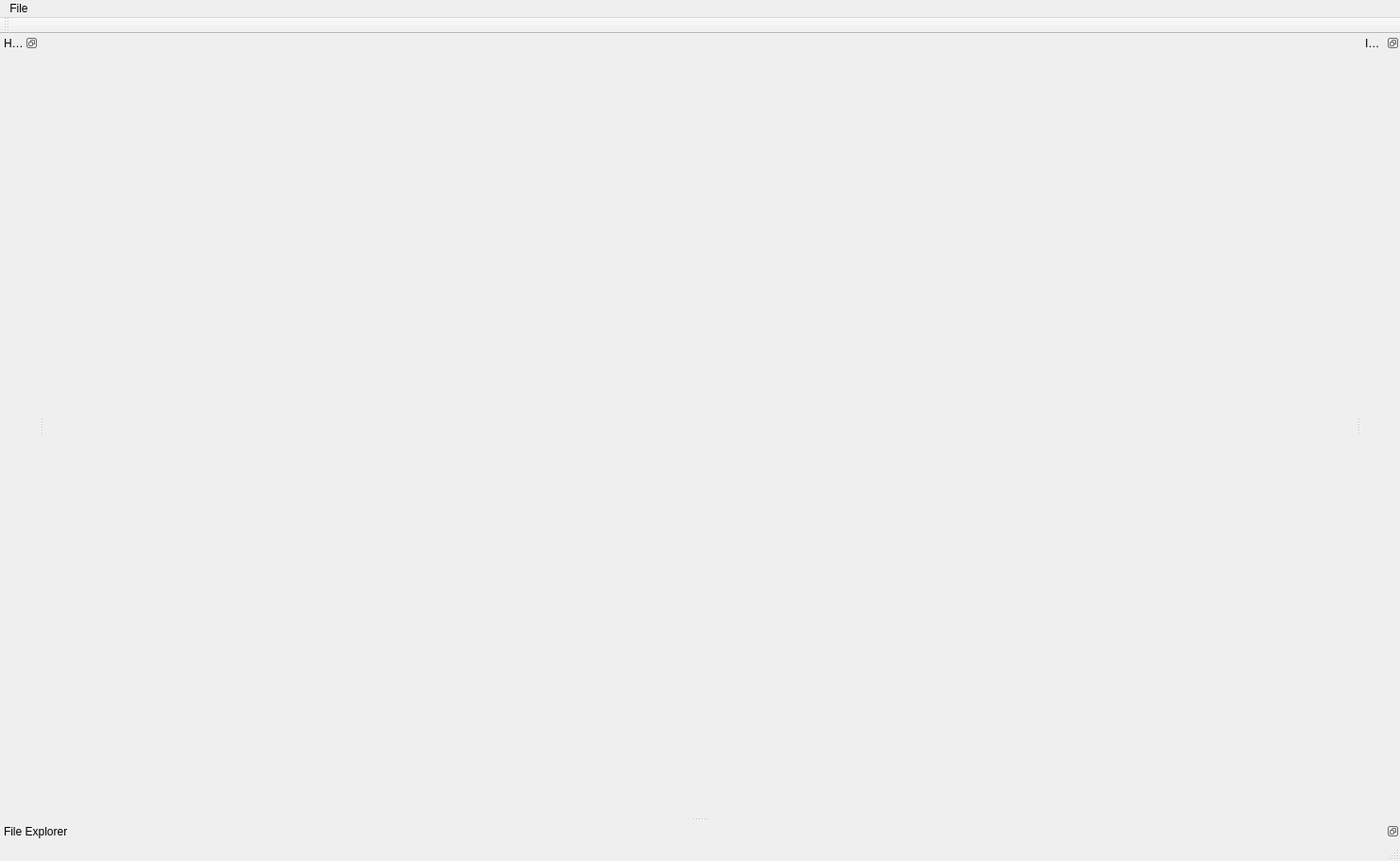
<?xml version="1.0" encoding="UTF-8"?>
<ui version="4.0">
 <class>OverlordEditorClass</class>
 <widget class="QMainWindow" name="OverlordEditorClass">
  <property name="geometry">
   <rect>
    <x>0</x>
    <y>0</y>
    <width>1482</width>
    <height>911</height>
   </rect>
  </property>
  <property name="windowTitle">
   <string>OverlordEditor</string>
  </property>
  <property name="dockNestingEnabled">
   <bool>true</bool>
  </property>
  <property name="dockOptions">
   <set>QMainWindow::AllowNestedDocks|QMainWindow::AllowTabbedDocks|QMainWindow::AnimatedDocks|QMainWindow::ForceTabbedDocks</set>
  </property>
  <widget class="QWidget" name="centralWidget">
   <property name="enabled">
    <bool>false</bool>
   </property>
  </widget>
  <widget class="QMenuBar" name="menuBar">
   <property name="geometry">
    <rect>
     <x>0</x>
     <y>0</y>
     <width>1482</width>
     <height>26</height>
    </rect>
   </property>
   <widget class="QMenu" name="menuFile">
    <property name="title">
     <string>File</string>
    </property>
    <addaction name="actionNew_Project"/>
    <addaction name="actionOpen_Project"/>
    <addaction name="actionSave_Scene"/>
    <addaction name="actionSaveProject"/>
   </widget>
   <addaction name="menuFile"/>
  </widget>
  <widget class="QToolBar" name="mainToolBar">
   <attribute name="toolBarArea">
    <enum>TopToolBarArea</enum>
   </attribute>
   <attribute name="toolBarBreak">
    <bool>false</bool>
   </attribute>
  </widget>
  <widget class="QStatusBar" name="statusBar"/>
  <widget class="QDockWidget" name="DockLeft">
   <property name="baseSize">
    <size>
     <width>400</width>
     <height>0</height>
    </size>
   </property>
   <property name="features">
    <set>QDockWidget::DockWidgetFloatable|QDockWidget::DockWidgetMovable</set>
   </property>
   <property name="windowTitle">
    <string>Hierarchy</string>
   </property>
   <attribute name="dockWidgetArea">
    <number>1</number>
   </attribute>
   <widget class="QWidget" name="dockwidgetcontents">
    <property name="baseSize">
     <size>
      <width>900</width>
      <height>0</height>
     </size>
    </property>
   </widget>
  </widget>
  <widget class="QDockWidget" name="DockRight">
   <property name="features">
    <set>QDockWidget::DockWidgetFloatable|QDockWidget::DockWidgetMovable</set>
   </property>
   <property name="windowTitle">
    <string>Inspector</string>
   </property>
   <attribute name="dockWidgetArea">
    <number>2</number>
   </attribute>
   <widget class="QWidget" name="dockWidgetContents_2">
    <widget class="QTextEdit" name="textEdit">
     <property name="geometry">
      <rect>
       <x>180</x>
       <y>20</y>
       <width>121</width>
       <height>31</height>
      </rect>
     </property>
    </widget>
   </widget>
  </widget>
  <widget class="QDockWidget" name="dockBottom">
   <property name="features">
    <set>QDockWidget::DockWidgetFloatable|QDockWidget::DockWidgetMovable</set>
   </property>
   <property name="windowTitle">
    <string>File Explorer</string>
   </property>
   <attribute name="dockWidgetArea">
    <number>8</number>
   </attribute>
   <widget class="QWidget" name="dockWidgetContents"/>
  </widget>
  <action name="actionNew_Project">
   <property name="text">
    <string>New Project</string>
   </property>
  </action>
  <action name="actionOpen_Project">
   <property name="text">
    <string>Open Project</string>
   </property>
  </action>
  <action name="actionSave_Scene">
   <property name="text">
    <string>Save Scene</string>
   </property>
  </action>
  <action name="actionSaveProject">
   <property name="text">
    <string>Save Project</string>
   </property>
  </action>
 </widget>
 <layoutdefault spacing="6" margin="11"/>
 <resources>
  <include location="OverlordEditor.qrc"/>
 </resources>
 <connections/>
</ui>
